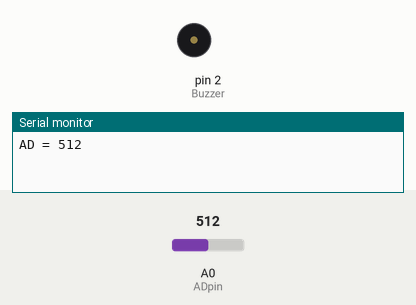
Simulated run of this sketch. Board: Arduino Uno, built with avr-gcc and run on an emulated ATmega328P. Parts: buzzer (waves = sounding, pin HIGH), the last lines printed to the serial monitor. The inputs (shaded band) are chosen by the test bench; at power-on: A0 (ADpin) = 512.

Above: at 0.1 s.
At 0.6 s:
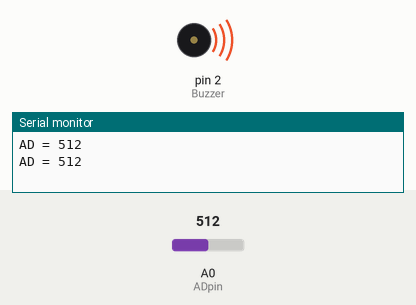
Timing chart, 0 to 2.1 s (numbered marks = the images above):
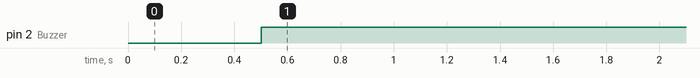

The sketch:

Flame.ino
```cpp
#define ADpin A0
#define Buzzer 2

int ADBuffer = 0;

void setup() {
  // put your setup code here, to run once:
  pinMode(Buzzer, OUTPUT);
  Serial.begin(9600);
}

void loop() {
  // put your main code here, to run repeatedly:
  ADBuffer = analogRead(ADpin);
  Serial.print("AD = ");
  Serial.println(ADBuffer);
  delay(500);
  if (ADBuffer > 20){
    digitalWrite(Buzzer, HIGH);
  }
  else{
    digitalWrite(Buzzer, LOW);
  }
}
```

Measured:
- by itself, pin 2 (Buzzer): LOW → HIGH at 0.50 s
